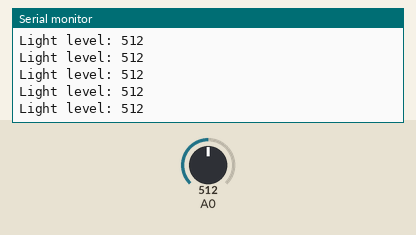
Recording of a sketch running on a simulated Arduino Uno, built with avr-gcc and run on an emulated ATmega328P. Shown: the last lines printed to the serial monitor. The inputs (shaded band) are chosen by the test bench; at power-on: A0 = 512.

Above: at 1.2 s.
1.3 s: A0 set to 716
At 1.31 s:
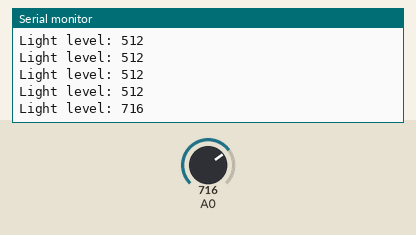
2.8 s: A0 set to 860
At 2.82 s:
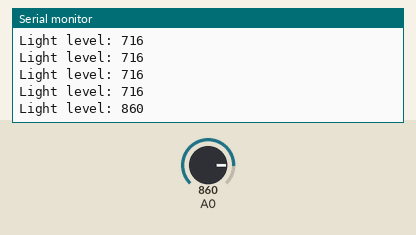
Timing chart, 0 to 5.8 s (numbered marks = the images above; inputs shaded):
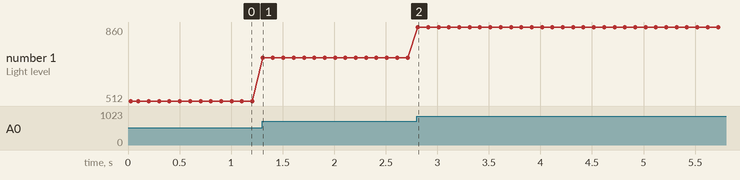

Measured:
- after the input at 1.3 s, the serial monitor: prints a new line at once (image 1)
- after the input at 2.8 s, the serial monitor: prints a new line at once (image 2)
- plotted number 1: 512 → 716 after the input at 1.3 s, 716 → 860 after the input at 2.8 s

The sketch:

Photoresistor.ino
```cpp
int photoresistor = 0;
const int threshold = 850;

void setup() {
  Serial.begin (9600);
  Serial.println ("Let begin the testing.");
}

void loop() {
    photoresistor = analogRead (A0);
    Serial.print ("Light level: ");
    Serial.println (photoresistor);
    delay (100);
}
```
